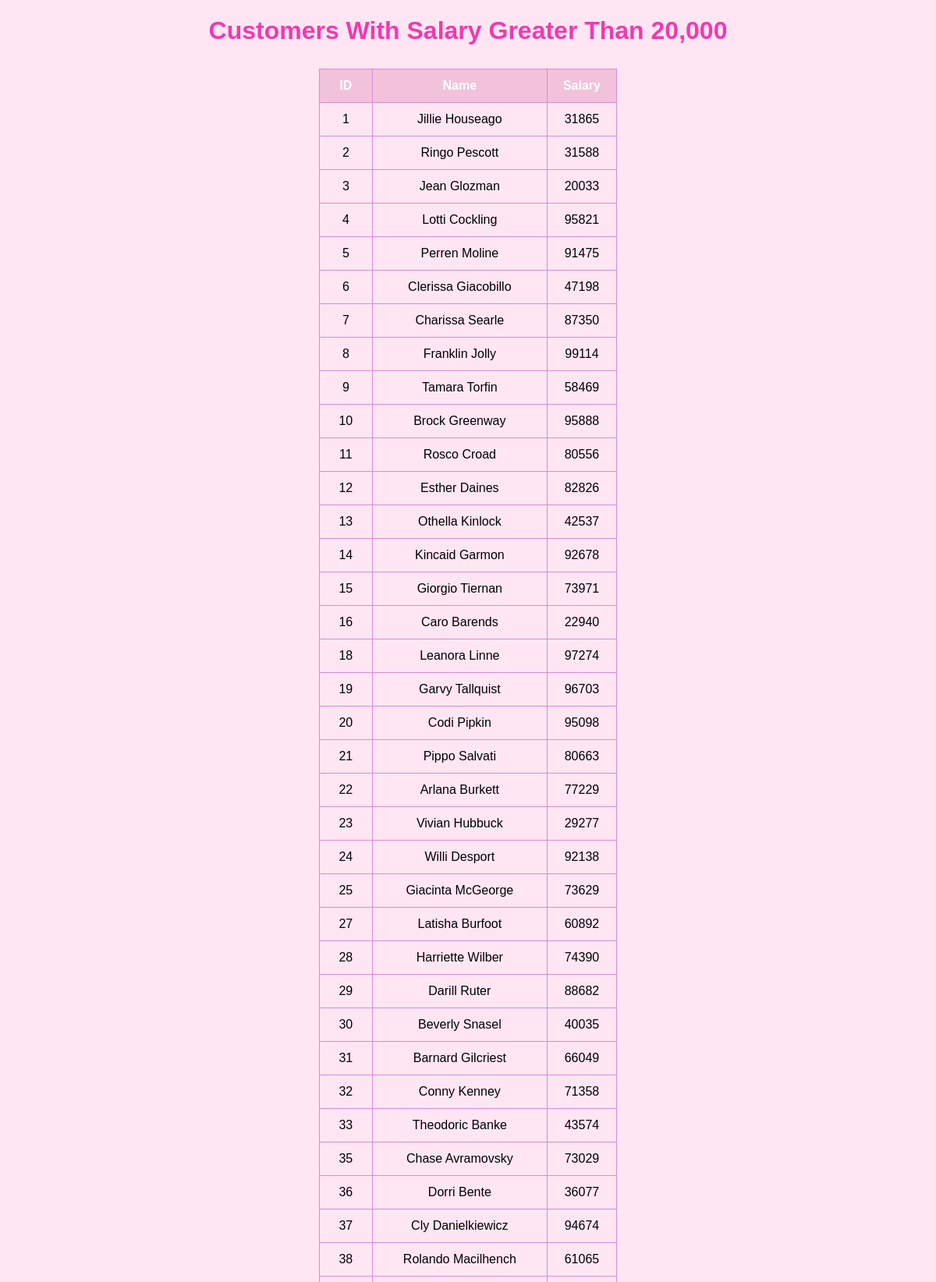
Screenshot of /customer_up_2000.php (upper part) with the database file from the repository.
### tables this page shows
CREATE TABLE `customers` (
  `customer_id` int(11) NOT NULL,
  `name` varchar(50) NOT NULL,
  `city` varchar(50) DEFAULT NULL,
  `salary` decimal(10,0) DEFAULT NULL,
  `password` varchar(70) NOT NULL
);

### customer_up_2000.php (the view, shortened to what this page needs)
<?php
require "dbc.php";
$query = "SELECT * FROM customers WHERE salary > 20000";
$result = mysqli_query($connection, $query);
?>
<!DOCTYPE html>
<html>
<head>
</head>
<body>
<h1>Customers With Salary Greater Than 20,000</h1>
<table>
    <tr>
        <th>ID</th>
        <th>Name</th>
        <th>Salary</th>
    </tr>
    <?php
    while ($row = mysqli_fetch_assoc($result)) {
        echo "<tr>";
        echo "<td>" . $row["customer_id"] . "</td>";
        echo "<td>" . $row["name"] . "</td>";
        echo "<td>" . $row["salary"] . "</td>";
        echo "</tr>";
    }
    ?>
</table>
</body>
</html>

### customer_up_2000.php (style rules this page uses)
* { font-family: Arial; background-color: #ffe6f2; text-align: center; }
h1 { color: #ef3ab0; }
table { margin: 30px auto; border-collapse: collapse; background-color: white; }
th, td { border: 1px solid #db89d6; padding: 12px 20px; }
th { background-color: #f2c2da; color: white; }

### rows the page displays
customers: customer_id "1", name "Jillie Houseago", salary "31865"
customers: customer_id "2", name "Ringo Pescott", salary "31588"
customers: customer_id "3", name "Jean Glozman", salary "20033"
customers: customer_id "4", name "Lotti Cockling", salary "95821"
customers: customer_id "5", name "Perren Moline", salary "91475"
customers: customer_id "6", name "Clerissa Giacobillo", salary "47198"
customers: customer_id "7", name "Charissa Searle", salary "87350"
customers: customer_id "8", name "Franklin Jolly", salary "99114"
customers: customer_id "9", name "Tamara Torfin", salary "58469"
customers: customer_id "10", name "Brock Greenway", salary "95888"
customers: customer_id "11", name "Rosco Croad", salary "80556"
customers: customer_id "12", name "Esther Daines", salary "82826"
customers: customer_id "13", name "Othella Kinlock", salary "42537"
customers: customer_id "14", name "Kincaid Garmon", salary "92678"
customers: customer_id "15", name "Giorgio Tiernan", salary "73971"
customers: customer_id "16", name "Caro Barends", salary "22940"
customers: customer_id "18", name "Leanora Linne", salary "97274"
customers: customer_id "19", name "Garvy Tallquist", salary "96703"
customers: customer_id "20", name "Codi Pipkin", salary "95098"
customers: customer_id "21", name "Pippo Salvati", salary "80663"
customers: customer_id "22", name "Arlana Burkett", salary "77229"
customers: customer_id "23", name "Vivian Hubbuck", salary "29277"
customers: customer_id "24", name "Willi Desport", salary "92138"
customers: customer_id "25", name "Giacinta McGeorge", salary "73629"
customers: customer_id "27", name "Latisha Burfoot", salary "60892"
customers: customer_id "28", name "Harriette Wilber", salary "74390"
customers: customer_id "29", name "Darill Ruter", salary "88682"
customers: customer_id "30", name "Beverly Snasel", salary "40035"
customers: customer_id "31", name "Barnard Gilcriest", salary "66049"
customers: customer_id "32", name "Conny Kenney", salary "71358"
customers: customer_id "33", name "Theodoric Banke", salary "43574"
customers: customer_id "35", name "Chase Avramovsky", salary "73029"
customers: customer_id "36", name "Dorri Bente", salary "36077"
customers: customer_id "37", name "Cly Danielkiewicz", salary "94674"
customers: customer_id "38", name "Rolando Macilhench", salary "61065"
